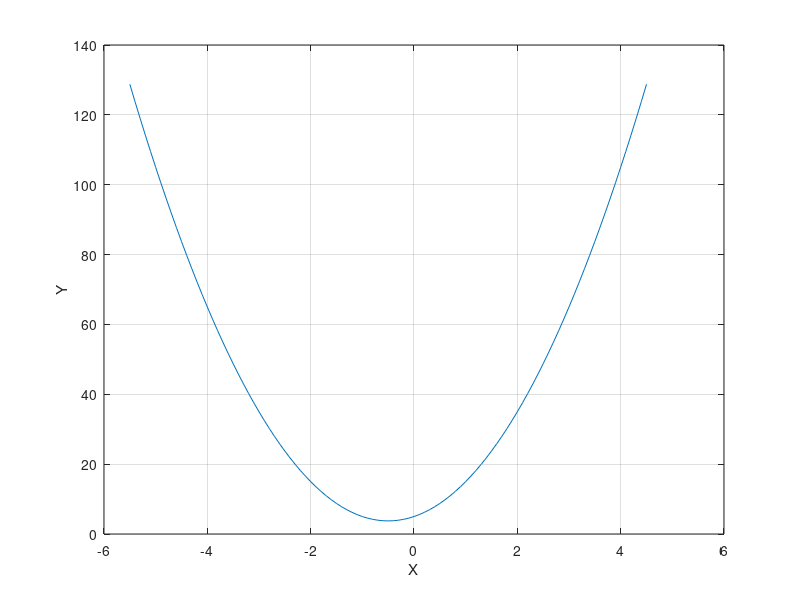

MATLAB code to generate this figure:
clc, clear, clf

%a = 1; b= 2; c = 3;
a = input('a = '); b = input('b = '); c = input('c = ');
D = b^2 - 4 *a*c;

if D < 0
    disp('Akar Kompleks')
    x1 = (-b + sqrt(D))/(2*a)
    x2 = (-b + sqrt(D))/(2*a)
    fprintf('x1 = %5.2f + %5.2f i \n', real(x1), imag(x1))
    fprintf('x2 = %5.2f + %5.2f i \n', real(x2), imag(x2))
elseif D == 0
    disp('Akar Kembar')
    x1 = -b / (2*a);
    fprintf('x1 = x2 = %5.2f \n', x1);
else 
    disp('Akar riil berbeda')
    x1 = (-b + sqrt(D))/(2*a);
    x2 = (-b - sqrt(D))/(2*a);
    fprintf('x1 = %5.2f \n', x1)
    fprintf('x2 = %5.2f \n', x2)
end
x0 = -b / (2*a)
x = x0-5:0.1:x0+5;
y = a*x.^2 + b*x + c;
plot(x,y)
grid on
xlabel('X')
ylabel('Y')


roots([a,b,c])
